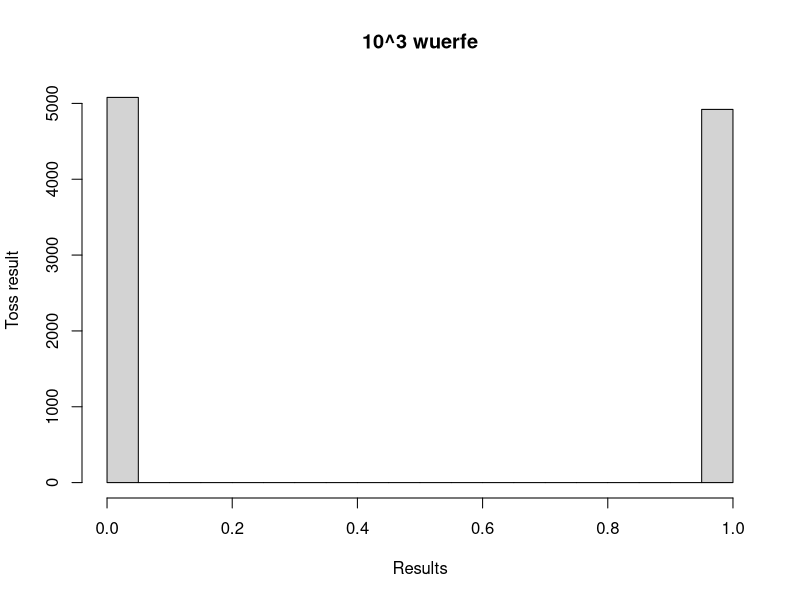
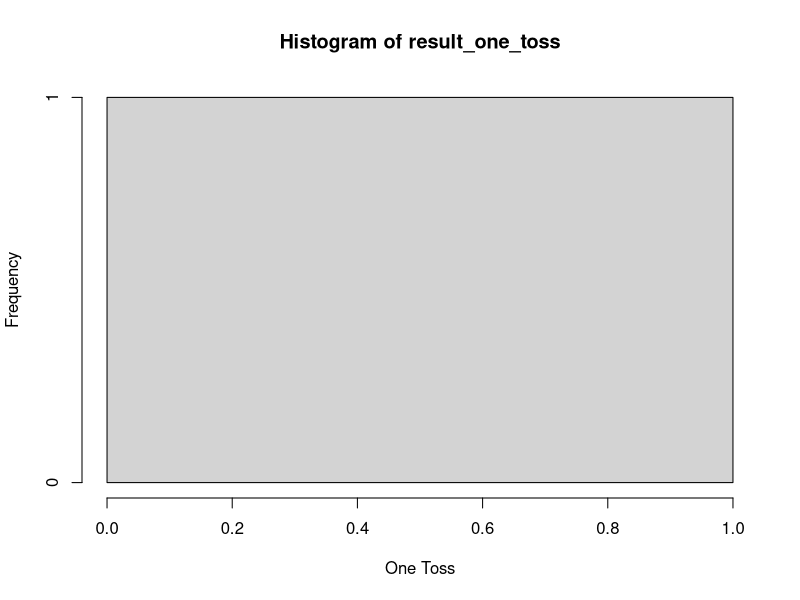
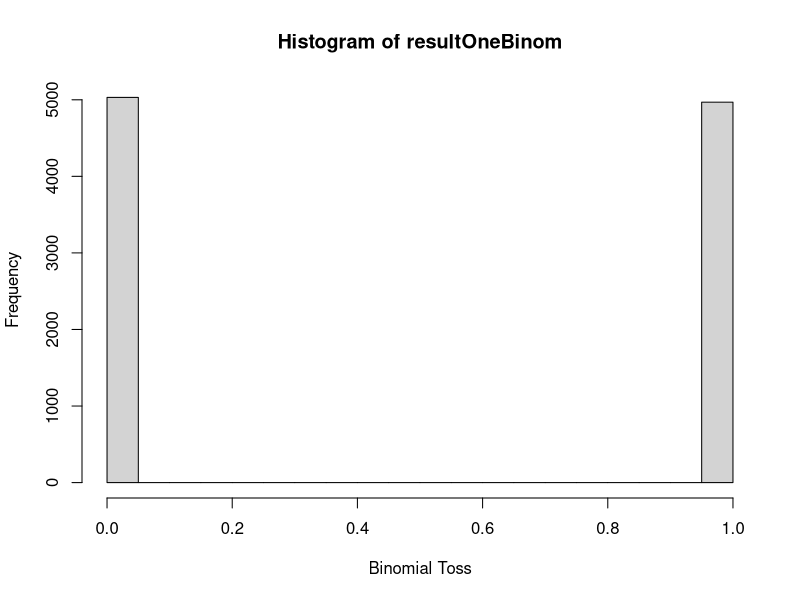
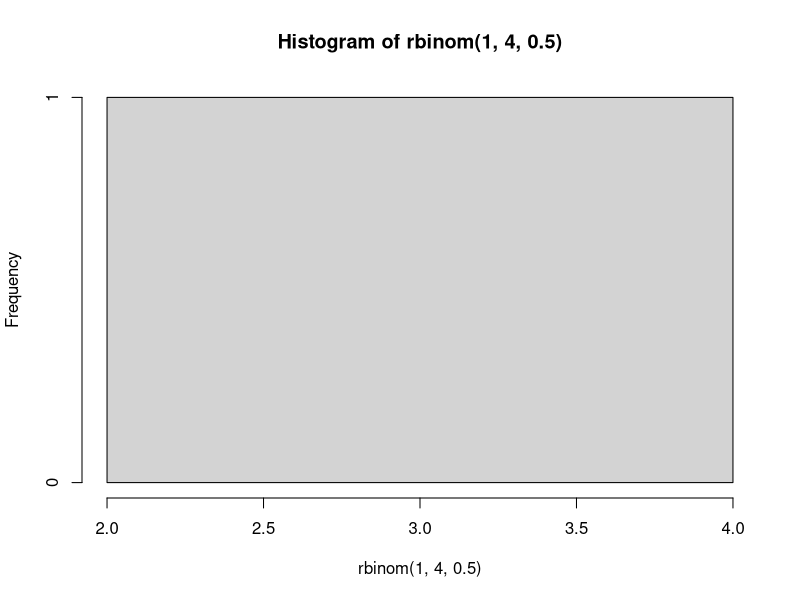
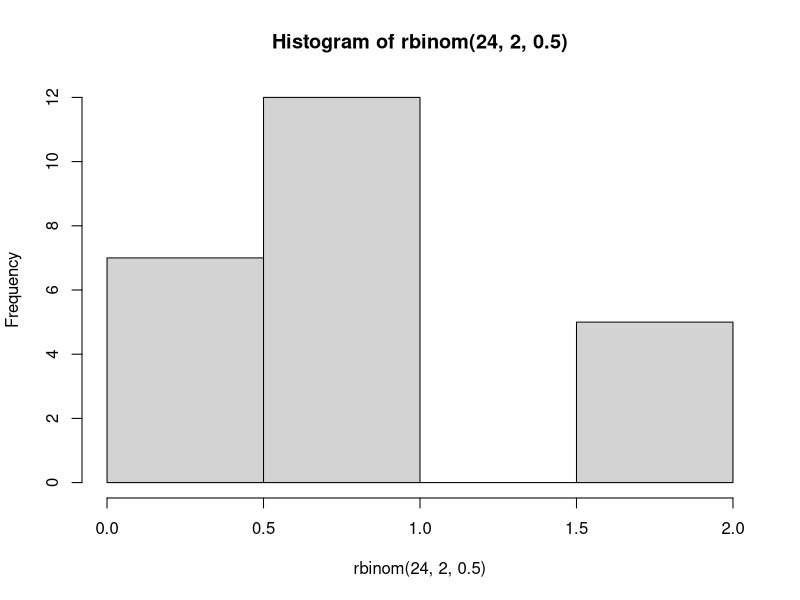

Source code (R) for these figures, in order:
# Project 1

# Question 1
# 0 = tails, 1 = heads
firstUrn <- c(0,1)
n <- 1
nsamples <- 10000

# Ein wenig bearbeitet an dieser Stelle, 
# war fuer mich logischer explicit nur einen coin toss zu
# simulieren

# sample OMEGA={0:1} und wird einmal wdh, braucht man also nicht replicate 
result_one_toss <- sample(0:1,1)

result_n_tosses <- sample(0:1,nsamples,replace=TRUE)
# result_n_discrete_Tosses <- replicate(nsamples, sample(firstUrn,n,TRUE))

resultOneBinom = rbinom(nsamples,1,0.5) 


# xlab fuer die x achse, ylab fuer die y achse, main fuer den Titel der Tabelle
hist(result_n_tosses, xlab="Results", ylab="Toss result", main="10^3 wuerfe")
hist(result_one_toss, xlab="One Toss")
hist(resultOneBinom, xlab="Binomial Toss")


# Question 2 a.)
hist(rbinom(1,4,0.5))


# Question 2 b.)
hist(rbinom(24,2,0.5))
